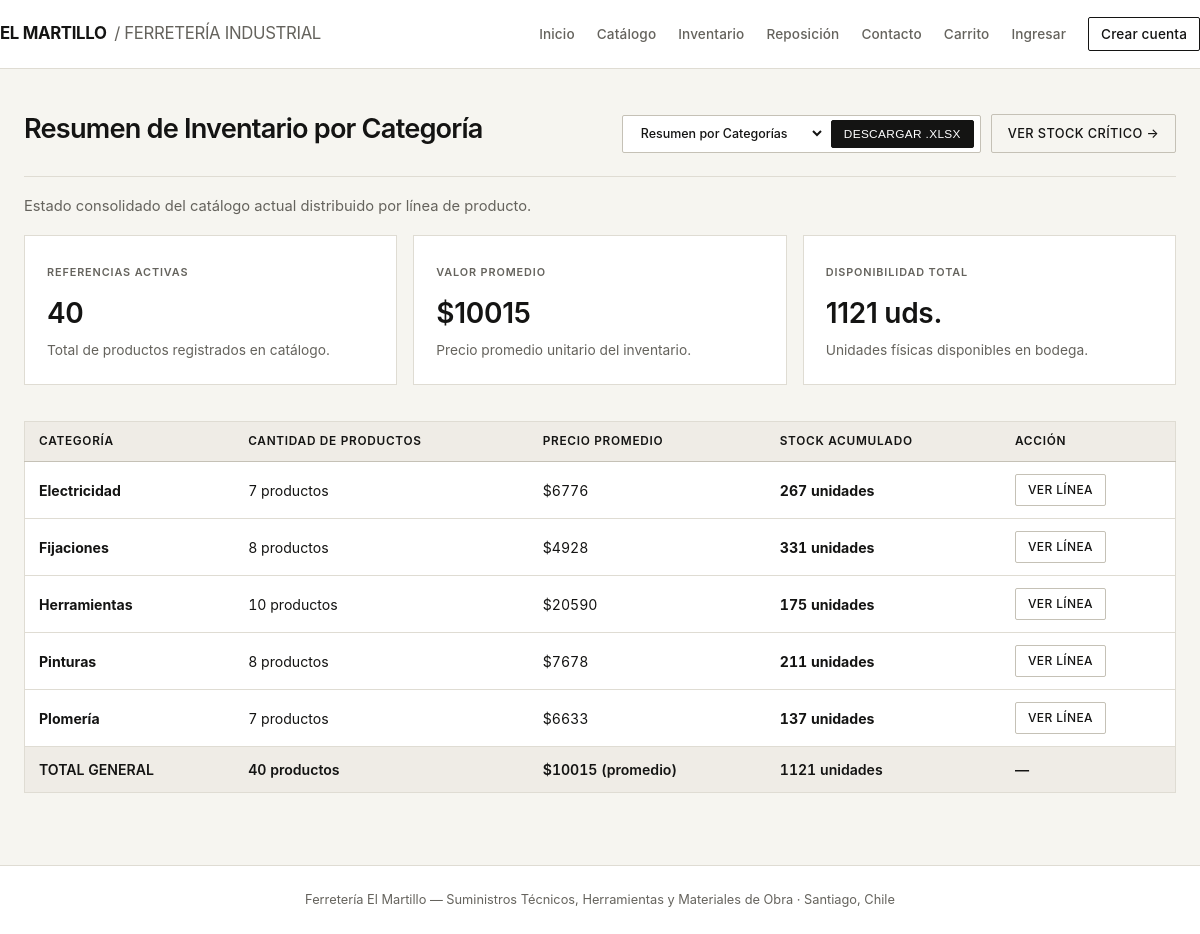
Screenshot of /reporte-resumen/ with the database file from the repository.
### productos/models.py (models this page shows, shortened)
class Categoria(models.Model):
    nombre = models.CharField(max_length=80, unique=True)
    descripcion = models.TextField(blank=True, default="")
    class Meta:
        ordering = ["nombre"]
        verbose_name_plural = "categorías"

### productos/views.py (the view)
# urls.py: path("reporte-resumen/", views.reporte_resumen, name="reporte_resumen"),
def reporte_resumen(request):
    resumen_categorias = Categoria.objects.annotate(
        cantidad_productos=Count("productos"),
        precio_promedio=Avg("productos__precio"),
        stock_total=Sum("productos__stock"),
    ).order_by("nombre")
    for cat in resumen_categorias:
        if cat.precio_promedio is not None:
            cat.precio_promedio_entero = int(round(cat.precio_promedio))
        else:
            cat.precio_promedio_entero = 0
        if cat.stock_total is None:
            cat.stock_total = 0
    totales = Producto.objects.aggregate(
        total_productos=Count("id"),
        promedio_general=Avg("precio"),
        suma_stock_general=Sum("stock"),
    )
    promedio_general_entero = 0
    if totales["promedio_general"] is not None:
        promedio_general_entero = int(round(totales["promedio_general"]))
    _, _, cart_count = calcular_detalle_carrito(obtener_carrito(request))
    contexto = {
        "resumen_categorias": resumen_categorias,
        "total_productos": totales["total_productos"] or 0,
        "promedio_general": promedio_general_entero,
        "suma_stock_general": totales["suma_stock_general"] or 0,
        "cart_count": cart_count,
    }
    return render(request, "reporte_resumen.html", contexto)

### productos/views.py (called while the page is built, shortened)
def obtener_carrito(request):
    return request.session.get("carrito", {})

def calcular_detalle_carrito(carrito):
    items = []
    total = 0
    cantidad_total = 0
    return items, total, cantidad_total

### templates/reporte_resumen.html (shortened to what this page needs)
{% extends "base.html" %}
{% block content %}
<div class="sec-head" style="margin-top: 0;">
  <h1>Resumen de Inventario por Categoría</h1>
  <div style="display: flex; gap: 10px; align-items: center; flex-wrap: wrap;">
    <form class="excel-bar" method="get" action="{% url 'descargar_excel' %}">
      <select name="seccion">
        <option value="resumen_categorias" selected>Resumen por Categorías</option>
      </select>
      <button type="submit">Descargar .xlsx</button>
    </form>
    <a class="btn ghost" href="{% url 'reporte_critico' %}">Ver stock crítico →</a>
  </div>
</div>
<p>Estado consolidado del catálogo actual distribuido por línea de producto.</p>
<section class="feature-grid" style="margin-top: 18px;">
  <article class="feature-card">
    <span class="cat">Referencias Activas</span>
    <h3 style="font-size: 1.75rem; margin: 6px 0;">{{ total_productos }}</h3>
    <p>Total de productos registrados en catálogo.</p>
  </article>
  <article class="feature-card">
    <span class="cat">Valor Promedio</span>
    <h3 style="font-size: 1.75rem; margin: 6px 0;">${{ promedio_general }}</h3>
    <p>Precio promedio unitario del inventario.</p>
  </article>
  <article class="feature-card">
    <span class="cat">Disponibilidad Total</span>
    <h3 style="font-size: 1.75rem; margin: 6px 0;">{{ suma_stock_general }} uds.</h3>
    <p>Unidades físicas disponibles en bodega.</p>
  </article>
</section>
<table class="table">
  <tr>
    <th>Categoría</th>
    <th>Cantidad de Productos</th>
    <th>Precio Promedio</th>
    <th>Stock Acumulado</th>
    <th>Acción</th>
  </tr>
  {% for cat in resumen_categorias %}
  <tr>
    <td><strong>{{ cat.nombre }}</strong></td>
    <td>{{ cat.cantidad_productos }} productos</td>
    <td>${{ cat.precio_promedio_entero }}</td>
    <td><strong>{{ cat.stock_total }} unidades</strong></td>
    <td>
      <a class="btn ghost" style="padding: 6px 12px; font-size: 0.75rem;" href="{% url 'tienda' %}?categoria={{ cat.id }}">Ver línea</a>
    </td>
  </tr>
  {% empty %}
  <tr>
    <td colspan="5">No hay categorías registradas.</td>
  </tr>
  {% endfor %}
  <tr style="background: #efece6; font-weight: 600;">
    <td>TOTAL GENERAL</td>
    <td>{{ total_productos }} productos</td>
    <td>${{ promedio_general }} (promedio)</td>
    <td>{{ suma_stock_general }} unidades</td>
    <td>—</td>
  </tr>
</table>
{% endblock %}

### static/css/style.css (style rules this page uses)
:root { --bg: #f6f5f0; --surface: #ffffff; --surface-alt: #efece6; --ink: #141413; --muted: #65635d; --line: #dfdcd3; --line-strong: #c5c1b6; --accent: #9e4726; --ok: #1f5135; --warn: #8c5319; --danger: #962828; }
* { box-sizing: border-box; }
html { scroll-behavior: smooth; }
body { margin: 0; font-family: "Inter", -apple-system, BlinkMacSystemFont, "Helvetica Neue", Arial, sans-serif; background-color: var(--bg); color: var(--ink); line-height: 1.5; -webkit-font-smoothing: antialiased; }
h1 { font-size: 1.7rem; font-weight: 600; letter-spacing: -0.03em; margin: 0 0 14px; color: var(--ink); }
h3 { font-size: 0.98rem; font-weight: 600; letter-spacing: -0.01em; margin: 0 0 6px; }
p { color: var(--muted); font-size: 0.92rem; }
button, .btn, a.btn { background-color: var(--ink); color: #ffffff; border: 1px solid var(--ink); padding: 9px 16px; border-radius: 2px; cursor: pointer; text-decoration: none; display: inline-block; font-size: 0.8rem; font-weight: 500; letter-spacing: 0.03em; text-transform: uppercase; transition: background-color 0.15s ease, color 0.15s ease, border-color 0.15s ease; }
.btn.ghost, a.btn.ghost { background-color: transparent; color: var(--ink); border: 1px solid var(--line-strong); }
.cat { display: inline-block; color: var(--muted); font-size: 0.68rem; font-weight: 600; text-transform: uppercase; letter-spacing: 0.08em; margin: 0 0 6px; }
.table { width: 100%; background-color: var(--surface); border-collapse: collapse; border: 1px solid var(--line); margin-top: 14px; }
.table th { background-color: var(--surface-alt); color: var(--ink); padding: 11px 14px; text-align: left; font-size: 0.74rem; font-weight: 600; text-transform: uppercase; letter-spacing: 0.06em; border-bottom: 1px solid var(--line-strong); }
.table td { padding: 12px 14px; border-bottom: 1px solid var(--line); font-size: 0.88rem; vertical-align: middle; font-variant-numeric: tabular-nums; }
.feature-grid { display: grid; grid-template-columns: repeat(3, minmax(0, 1fr)); gap: 16px; margin: 0 0 36px; }
.feature-card { background-color: var(--surface); border: 1px solid var(--line); padding: 22px; }
.feature-card h3 { margin: 0 0 6px; font-size: 0.98rem; }
.feature-card p { margin: 0; color: var(--muted); font-size: 0.86rem; line-height: 1.55; }
.sec-head { display: flex; justify-content: space-between; align-items: baseline; margin: 36px 0 18px; padding-bottom: 12px; border-bottom: 1px solid var(--line); flex-wrap: wrap; gap: 12px; }
.excel-bar { display: inline-flex; align-items: center; gap: 6px; background-color: var(--surface); border: 1px solid var(--line-strong); padding: 4px 6px; border-radius: 2px; }
.excel-bar select { border: none; background-color: transparent; color: var(--ink); font-family: inherit; font-size: 0.78rem; font-weight: 500; padding: 4px 8px; cursor: pointer; }
.excel-bar button { padding: 6px 12px; font-size: 0.74rem; }

### rows the page displays
Categoria: nombre "Electricidad", cantidad_productos "7", precio_promedio_entero "6776", stock_total "267"
Categoria: nombre "Fijaciones", cantidad_productos "8", precio_promedio_entero "4928", stock_total "331"
Categoria: nombre "Herramientas", cantidad_productos "10", precio_promedio_entero "20590", stock_total "175"
Categoria: nombre "Pinturas", cantidad_productos "8", precio_promedio_entero "7678", stock_total "211"
Categoria: nombre "Plomería", cantidad_productos "7", precio_promedio_entero "6633", stock_total "137"

### other values shown
{{ total_productos }} "40"
{{ promedio_general }} "10015"
{{ suma_stock_general }} "1121"
